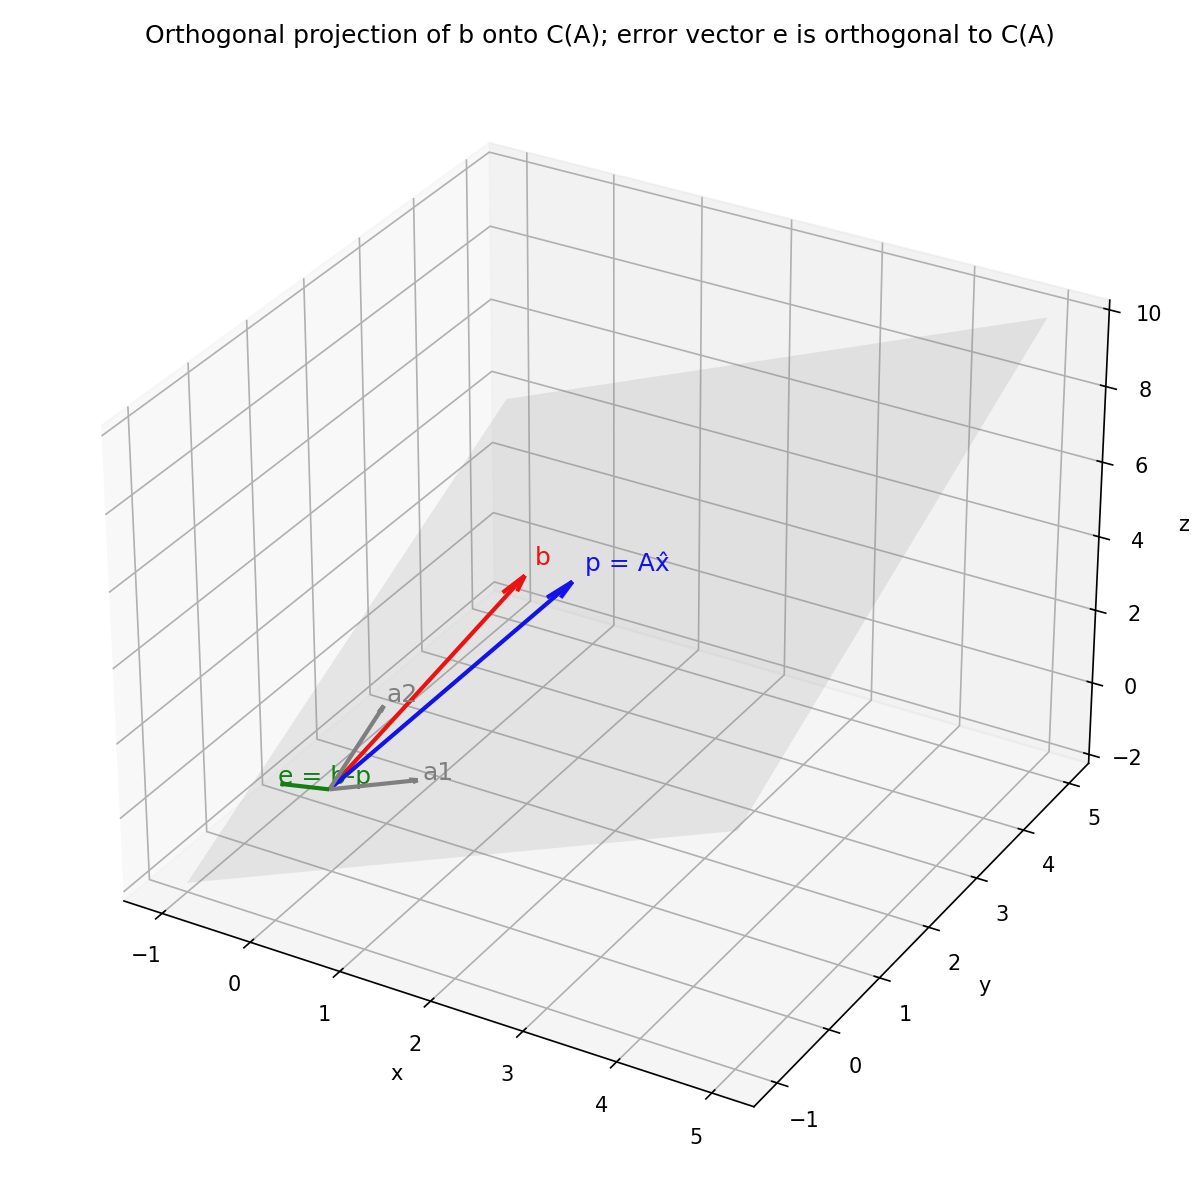

Here is the Python script that generated this plot:
import numpy as np
import matplotlib
matplotlib.use("Agg")
import matplotlib.pyplot as plt
from mpl_toolkits.mplot3d import Axes3D  # noqa: F401


def solve_normal_equations(A, b):
    """
    פותר את בעיית הריבועים הפחותים ע"י המשוואות הנורמליות:
    A^T A x = A^T b
    ומחזיר גם את ההיטל p=Ax̂ וגם את וקטור השגיאה e=b-p.
    """
    A = np.array(A, dtype=float)
    b = np.array(b, dtype=float)
    AtA = A.T @ A
    Atb = A.T @ b
    x_hat = np.linalg.solve(AtA, Atb)
    p = A @ x_hat
    e = b - p
    return x_hat, p, e, AtA, Atb


if __name__ == "__main__":
    # A היא 3x2 (עמודות בת"ל, full column rank) ; b מחוץ ל-C(A)
    A = np.array([[1, 0],
                  [0, 1],
                  [1, 1]], dtype=float)
    b = np.array([1, 2, 4], dtype=float)

    x_hat, p, e, AtA, Atb = solve_normal_equations(A, b)

    print("A^T A =\n", AtA)
    print("A^T b =", Atb)
    print("x̂ (פתרון ריבועים פחותים) =", x_hat)
    print("p = A x̂  (ההיטל של b על C(A)) =", p)
    print("e = b - p  (וקטור השגיאה) =", e)

    orth_check = A.T @ e
    print("בדיקת ניצבות A^T e (צריך ≈0):", orth_check)

    x_lstsq, *_ = np.linalg.lstsq(A, b, rcond=None)
    print("בדיקה מול np.linalg.lstsq:", x_lstsq)
    print("||e||^2 (שארית ריבועית מינימלית) =", e @ e)

    # ---------------- ציור תלת-ממדי ----------------
    fig = plt.figure(figsize=(8, 8))
    ax = fig.add_subplot(111, projection="3d")
    origin = np.zeros(3)

    a1, a2 = A[:, 0], A[:, 1]
    ss = np.linspace(-1, 5, 10)
    tt = np.linspace(-1, 5, 10)
    S, T = np.meshgrid(ss, tt)
    plane = np.array([S.flatten() * a1[i] + T.flatten() * a2[i] for i in range(3)])
    ax.plot_trisurf(plane[0], plane[1], plane[2], alpha=0.15, color="gray")

    def draw_vec(v, color, label):
        ax.quiver(*origin, *v, color=color, linewidth=2, arrow_length_ratio=0.08)
        ax.text(*(v * 1.05), label, color=color, fontsize=12)

    draw_vec(b, "red", "b")
    draw_vec(p, "blue", "p = Ax̂")
    draw_vec(e, "green", "e = b-p")
    draw_vec(a1, "gray", "a1")
    draw_vec(a2, "gray", "a2")

    ax.set_xlabel("x"); ax.set_ylabel("y"); ax.set_zlabel("z")
    ax.set_title("Orthogonal projection of b onto C(A); error vector e is orthogonal to C(A)")
    plt.tight_layout()
    plt.savefig("ols_projection_error.png", dpi=150)
    print("\nהגרף נשמר בשם ols_projection_error.png")
